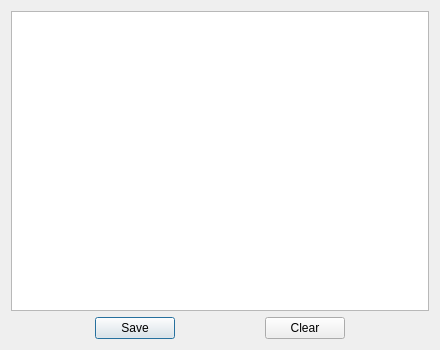
<?xml version="1.0" encoding="UTF-8"?>
<ui version="4.0">
 <class>ErrorListDialog</class>
 <widget class="QDialog" name="ErrorListDialog">
  <property name="geometry">
   <rect>
    <x>0</x>
    <y>0</y>
    <width>440</width>
    <height>350</height>
   </rect>
  </property>
  <property name="windowTitle">
   <string>Error List</string>
  </property>
  <property name="windowIcon">
   <iconset resource="resource.qrc">
    <normaloff>:/res/dialog_error_32px.png</normaloff>:/res/dialog_error_32px.png</iconset>
  </property>
  <layout class="QGridLayout" name="gridLayout">
   <item row="1" column="0">
    <spacer name="horizontalSpacer_2">
     <property name="orientation">
      <enum>Qt::Horizontal</enum>
     </property>
     <property name="sizeHint" stdset="0">
      <size>
       <width>40</width>
       <height>20</height>
      </size>
     </property>
    </spacer>
   </item>
   <item row="1" column="1">
    <widget class="QPushButton" name="pushButtonSaveErrorList">
     <property name="text">
      <string>Save</string>
     </property>
    </widget>
   </item>
   <item row="1" column="2">
    <spacer name="horizontalSpacer">
     <property name="orientation">
      <enum>Qt::Horizontal</enum>
     </property>
     <property name="sizeHint" stdset="0">
      <size>
       <width>40</width>
       <height>20</height>
      </size>
     </property>
    </spacer>
   </item>
   <item row="1" column="3">
    <widget class="QPushButton" name="pushButtonClearErrorList">
     <property name="text">
      <string>Clear</string>
     </property>
    </widget>
   </item>
   <item row="1" column="4">
    <spacer name="horizontalSpacer_3">
     <property name="orientation">
      <enum>Qt::Horizontal</enum>
     </property>
     <property name="sizeHint" stdset="0">
      <size>
       <width>40</width>
       <height>20</height>
      </size>
     </property>
    </spacer>
   </item>
   <item row="0" column="0" colspan="5">
    <widget class="QTextBrowser" name="textBrowserErrorList"/>
   </item>
  </layout>
 </widget>
 <resources>
  <include location="resource.qrc"/>
 </resources>
 <connections/>
</ui>
